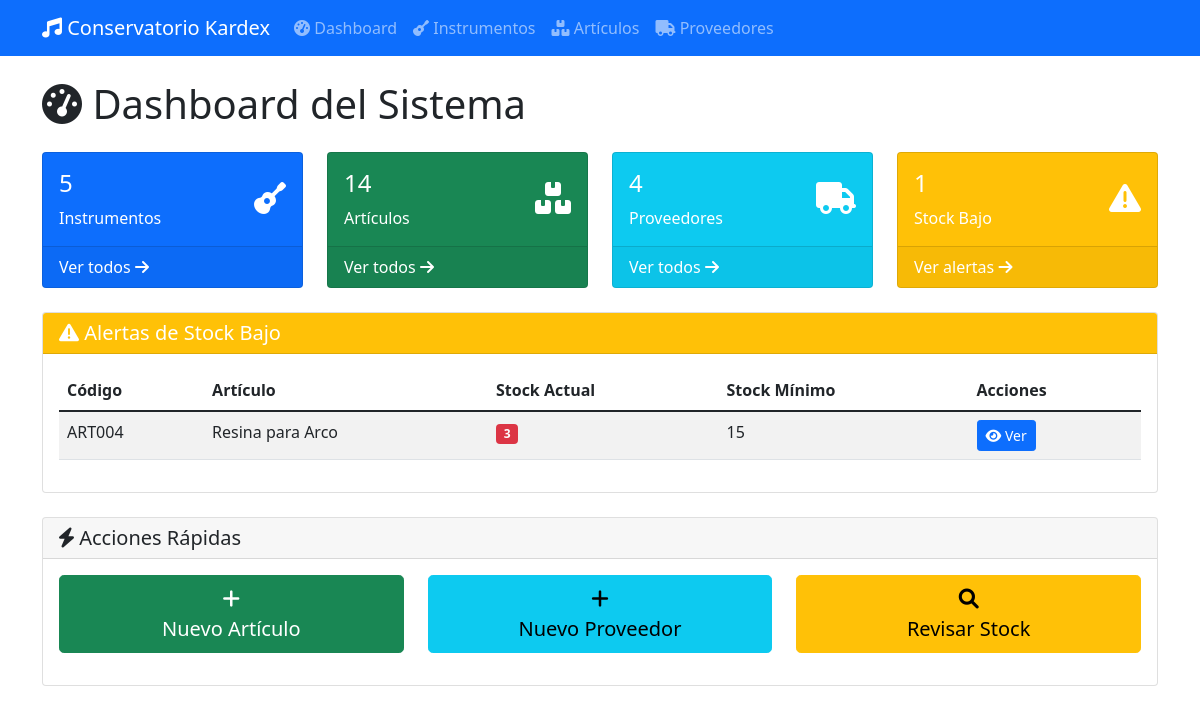
The page / on the database its author committed.
### app/database/models.py (models this page shows, shortened)
class Articulo(db.Model):
    __tablename__ = 'tb_articulo'
    i_id = db.Column(db.Integer, db.ForeignKey('tb_item.id'), primary_key=True)
    a_c_contable = db.Column(db.String(20), nullable=False)
    a_stockMax = db.Column(db.Integer)
    a_stockMin = db.Column(db.Integer)
    created_at = db.Column(db.DateTime, default=datetime.utcnow)
    updated_at = db.Column(db.DateTime, default=datetime.utcnow, onupdate=datetime.utcnow)

class BaseModel(db.Model):
    __abstract__ = True
    id = db.Column(db.Integer, primary_key=True)
    created_at = db.Column(db.DateTime, default=datetime.utcnow)
    updated_at = db.Column(db.DateTime, default=datetime.utcnow, onupdate=datetime.utcnow)

class Item(BaseModel):
    __tablename__ = 'tb_item'
    i_codigo = db.Column(db.String(20), unique=True, nullable=False)
    i_nombre = db.Column(db.String(200), nullable=False)
    i_tipo = db.Column(db.String(20), nullable=False)  # 'instrumento' o 'articulo'
    i_cantidad = db.Column(db.Integer, default=0)
    i_vUnitario = db.Column(db.Numeric(10, 2), default=0.0)
    i_vTotal = db.Column(db.Numeric(10, 2), default=0.0)
    instrumento = db.relationship('Instrumento', backref='item', uselist=False)
    articulo = db.relationship('Articulo', backref='item', uselist=False)
    movimientos = db.relationship('MovimientoDetalle', backref='item', lazy=True)
    stock = db.relationship('Stock', backref='item', uselist=False)

### app/routes/web/dashboard.py (the view)
@bp.route('/')
def index():
    instrumento_service = InstrumentoService()
    articulo_service = ArticuloService()
    proveedor_service = ProveedorService()
    total_instrumentos = len(instrumento_service.obtener_todos())
    total_articulos = len(articulo_service.obtener_todos())
    total_proveedores = len(proveedor_service.obtener_todos())
    articulos_stock_bajo = len(articulo_service.obtener_stock_bajo())
    estadisticas = {
        'total_instrumentos': total_instrumentos,
        'total_articulos': total_articulos,
        'total_proveedores': total_proveedores,
        'articulos_stock_bajo': articulos_stock_bajo
    }
    alertas_stock = articulo_service.obtener_stock_bajo()
    return render_template('dashboard/index.html',
                         estadisticas=estadisticas,
                         alertas_stock=alertas_stock)

### app/database/repositories/articulos.py (called while the page is built)
    def get_all_with_items(self):
        return db.session.query(Articulo, Item).join(Item, Articulo.i_id == Item.id).all()

    def get_low_stock(self):
        return db.session.query(Articulo, Item).join(Item, Articulo.i_id == Item.id).filter(Item.i_cantidad <= Articulo.a_stockMin).all()

### app/database/repositories/base.py (called while the page is built)
    def get_all(self):
        return self.model.query.all()

### app/database/repositories/instrumentos.py (called while the page is built)
    def get_all_with_items(self):
        return db.session.query(Instrumento, Item).join(Item, Instrumento.i_id == Item.id).all()

### app/services/articulo_service.py (called while the page is built)
    def obtener_todos_articulos(self):
        return self.repo.get_all_with_items()

    def obtener_todos(self):
        return self.obtener_todos_articulos()

    def obtener_articulos_stock_bajo(self):
        return self.repo.get_low_stock()

    def obtener_stock_bajo(self):
        return self.obtener_articulos_stock_bajo()

### app/services/instrumento_service.py (called while the page is built)
    def obtener_todos(self):
        return self.repo.get_all_with_items()

### app/services/proveedor_service.py (called while the page is built)
    def obtener_todos(self):
        return self.repo.get_all()

### app/templates/dashboard/index.html (shortened to what this page needs)
{% extends "base.html" %}
{% block content %}
<div class="row">
    <div class="col-12">
        <h1 class="mb-4">
            <i class="fas fa-tachometer-alt"></i> Dashboard del Sistema
        </h1>
    </div>
</div>
<div class="row mb-4">
    <div class="col-md-3">
        <div class="card bg-primary text-white">
            <div class="card-body">
                <div class="d-flex justify-content-between">
                    <div>
                        <h4>{{ estadisticas.total_instrumentos }}</h4>
                        <p class="mb-0">Instrumentos</p>
                    </div>
                    <div class="align-self-center">
                        <i class="fas fa-guitar fa-2x"></i>
                    </div>
                </div>
            </div>
            <div class="card-footer">
                <a href="{{ url_for('instrumentos.listar_instrumentos') }}" class="text-white text-decoration-none">
                    Ver todos <i class="fas fa-arrow-right"></i>
                </a>
            </div>
        </div>
    </div>
    <div class="col-md-3">
        <div class="card bg-success text-white">
            <div class="card-body">
                <div class="d-flex justify-content-between">
                    <div>
                        <h4>{{ estadisticas.total_articulos }}</h4>
                        <p class="mb-0">Artículos</p>
                    </div>
                    <div class="align-self-center">
                        <i class="fas fa-boxes fa-2x"></i>
                    </div>
                </div>
            </div>
            <div class="card-footer">
                <a href="{{ url_for('articulos.listar_articulos') }}" class="text-white text-decoration-none">
                    Ver todos <i class="fas fa-arrow-right"></i>
                </a>
            </div>
        </div>
    </div>
    <div class="col-md-3">
        <div class="card bg-info text-white">
            <div class="card-body">
                <div class="d-flex justify-content-between">
                    <div>
                        <h4>{{ estadisticas.total_proveedores }}</h4>
                        <p class="mb-0">Proveedores</p>
                    </div>
                    <div class="align-self-center">
                        <i class="fas fa-truck fa-2x"></i>
                    </div>
                </div>
            </div>
            <div class="card-footer">
                <a href="{{ url_for('proveedores.listar_proveedores') }}" class="text-white text-decoration-none">
                    Ver todos <i class="fas fa-arrow-right"></i>
                </a>
            </div>
        </div>
    </div>
    <div class="col-md-3">
        <div class="card bg-warning text-white">
            <div class="card-body">
                <div class="d-flex justify-content-between">
                    <div>
                        <h4>{{ estadisticas.articulos_stock_bajo }}</h4>
                        <p class="mb-0">Stock Bajo</p>
                    </div>
                    <div class="align-self-center">
                        <i class="fas fa-exclamation-triangle fa-2x"></i>
                    </div>
                </div>
            </div>
            <div class="card-footer">
                <a href="{{ url_for('articulos.stock_bajo') }}" class="text-white text-decoration-none">
                    Ver alertas <i class="fas fa-arrow-right"></i>
                </a>
            </div>
        </div>
    </div>
</div>
{% if alertas_stock %}
<div class="row">
    <div class="col-12">
        <div class="card">
            <div class="card-header bg-warning text-white">
                <h5 class="mb-0">
                    <i class="fas fa-exclamation-triangle"></i> Alertas de Stock Bajo
                </h5>
            </div>
            <div class="card-body">
                <div class="table-responsive">
                    <table class="table table-striped">
                        <thead>
                            <tr>
                                <th>Código</th>
                                <th>Artículo</th>
                                <th>Stock Actual</th>
                                <th>Stock Mínimo</th>
                                <th>Acciones</th>
                            </tr>
                        </thead>
                        <tbody>
                            {% for articulo, item in alertas_stock %}
                            <tr>
                                <td>{{ item.i_codigo }}</td>
                                <td>{{ item.i_nombre }}</td>
                                <td>
                                    <span class="badge bg-danger">{{ item.i_cantidad }}</span>
                                </td>
                                <td>{{ articulo.a_stockMin }}</td>
                                <td>
                                    <a href="{{ url_for('articulos.detalle_articulo', articulo_id=item.id) }}"
                                       class="btn btn-sm btn-primary">
                                        <i class="fas fa-eye"></i> Ver
                                    </a>
                                </td>
                            </tr>
                            {% endfor %}
                        </tbody>
                    </table>
                </div>
            </div>
        </div>
    </div>
</div>
{% endif %}
<div class="row mt-4">
    <div class="col-12">
        <div class="card">
            <div class="card-header">
                <h5 class="mb-0">
                    <i class="fas fa-bolt"></i> Acciones Rápidas
                </h5>
            </div>
            <div class="card-body">
                <div class="row">
                    <div class="col-md-4 mb-3">
                        <a href="{{ url_for('articulos.nuevo_articulo') }}" class="btn btn-success btn-lg w-100">
                            <i class="fas fa-plus"></i><br>
                            Nuevo Artículo
                        </a>
                    </div>
                    <div class="col-md-4 mb-3">
                        <a href="{{ url_for('proveedores.nuevo_proveedor') }}" class="btn btn-info btn-lg w-100">
                            <i class="fas fa-plus"></i><br>
                            Nuevo Proveedor
                        </a>
                    </div>
                    <div class="col-md-4 mb-3">
                        <a href="{{ url_for('articulos.stock_bajo') }}" class="btn btn-warning btn-lg w-100">
                            <i class="fas fa-search"></i><br>
                            Revisar Stock
                        </a>
                    </div>
                </div>
            </div>
        </div>
    </div>
</div>
{% endblock %}

### rows shown on the page
Articulo: i_codigo "ART004", i_nombre "Resina para Arco", i_cantidad "3", a_stockMin "15"

### other values the page prints
{{ estadisticas.total_instrumentos }} "5"
{{ estadisticas.total_articulos }} "14"
{{ estadisticas.total_proveedores }} "4"
{{ estadisticas.articulos_stock_bajo }} "1"
